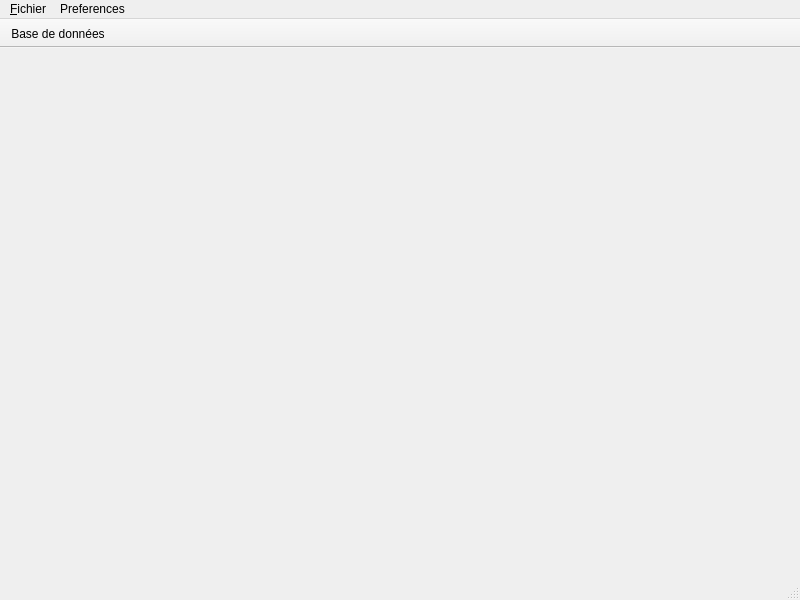
<?xml version="1.0" encoding="UTF-8"?>
<ui version="4.0">
 <class>MainWindow</class>
 <widget class="QMainWindow" name="MainWindow">
  <property name="geometry">
   <rect>
    <x>0</x>
    <y>0</y>
    <width>800</width>
    <height>600</height>
   </rect>
  </property>
  <property name="windowTitle">
   <string>MainWindow</string>
  </property>
  <widget class="QWidget" name="centralwidget"/>
  <widget class="QMenuBar" name="menubar">
   <property name="geometry">
    <rect>
     <x>0</x>
     <y>0</y>
     <width>800</width>
     <height>21</height>
    </rect>
   </property>
   <widget class="QMenu" name="menuPreferences">
    <property name="title">
     <string>Preferences</string>
    </property>
    <addaction name="actionBase_de_donn_es"/>
   </widget>
   <widget class="QMenu" name="menu_Fichier">
    <property name="title">
     <string>&amp;Fichier</string>
    </property>
    <addaction name="actionAjouter_Profil"/>
    <addaction name="action_Quitter_2"/>
   </widget>
   <addaction name="menu_Fichier"/>
   <addaction name="menuPreferences"/>
  </widget>
  <widget class="QStatusBar" name="statusbar"/>
  <widget class="QToolBar" name="toolBar">
   <property name="windowTitle">
    <string>toolBar</string>
   </property>
   <property name="movable">
    <bool>false</bool>
   </property>
   <attribute name="toolBarArea">
    <enum>TopToolBarArea</enum>
   </attribute>
   <attribute name="toolBarBreak">
    <bool>false</bool>
   </attribute>
   <addaction name="actionBase_de_donn_es"/>
  </widget>
  <action name="actionBase_de_donn_es">
   <property name="icon">
    <iconset>
     <normaloff>../../../../../../Pictures/SpaceJam.jpg</normaloff>../../../../../../Pictures/SpaceJam.jpg</iconset>
   </property>
   <property name="text">
    <string>&amp;Base de données</string>
   </property>
  </action>
  <action name="actionAjouter_Profil">
   <property name="text">
    <string>Ajouter Profil</string>
   </property>
   <property name="toolTip">
    <string>&lt;html&gt;&lt;head/&gt;&lt;body&gt;&lt;p&gt;&amp;amp;Ajouter Profil&lt;/p&gt;&lt;/body&gt;&lt;/html&gt;</string>
   </property>
  </action>
  <action name="action_Quitter_2">
   <property name="text">
    <string>&amp;Quitter</string>
   </property>
  </action>
 </widget>
 <resources/>
 <connections>
  <connection>
   <sender>action_Quitter_2</sender>
   <signal>triggered()</signal>
   <receiver>MainWindow</receiver>
   <slot>close()</slot>
   <hints>
    <hint type="sourcelabel">
     <x>399</x>
     <y>299</y>
    </hint>
    <hint type="destinationlabel">
     <x>399</x>
     <y>299</y>
    </hint>
   </hints>
  </connection>
 </connections>
</ui>
